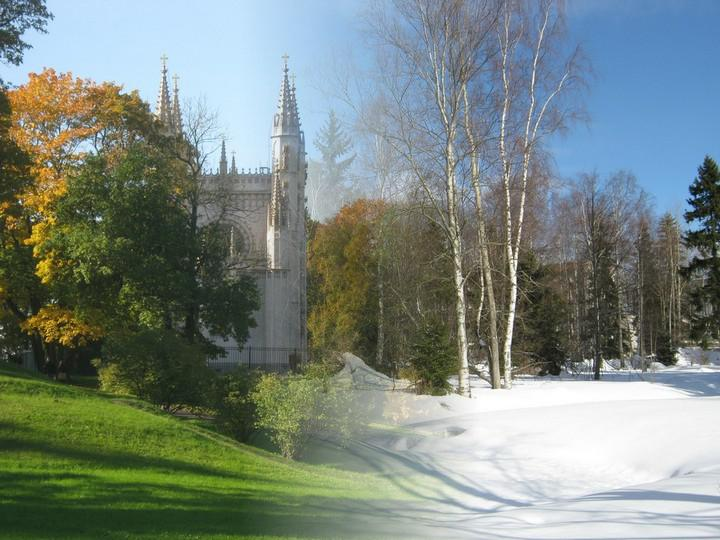

This figure's Python source:
import random
from PIL import Image, ImageDraw

park = Image.open("../park.jpg")
winter = Image.open("../winter.jpg")
draw = ImageDraw.Draw(park)
width  = park.size[0]
height = park.size[1]
pixPark = park.load()
pixWinter = winter.load()

start = width // 3
finish = start * 2

for x in range(width):
        for y in range(height):
            if x < start:
                r = pixPark[x, y][0]
                g = pixPark[x, y][1]
                b = pixPark[x, y][2]
                draw.point((x, y), (r, g, b))
            elif x > finish:
                r = pixWinter[x, y][0]
                g = pixWinter[x, y][1]
                b = pixWinter[x, y][2]
                draw.point((x, y), (r, g, b))
            else:
                q = (x - start) / (finish - start)
                r = round(pixPark[x, y][0]*(1 - q) + pixWinter[x, y][0]*q)
                g = round(pixPark[x, y][1]*(1 - q) + pixWinter[x, y][1]*q)
                b = round(pixPark[x, y][2]*(1 - q) + pixWinter[x, y][2]*q)
                draw.point((x, y), (r, g, b))
park.save("opacity.jpg")
del draw
